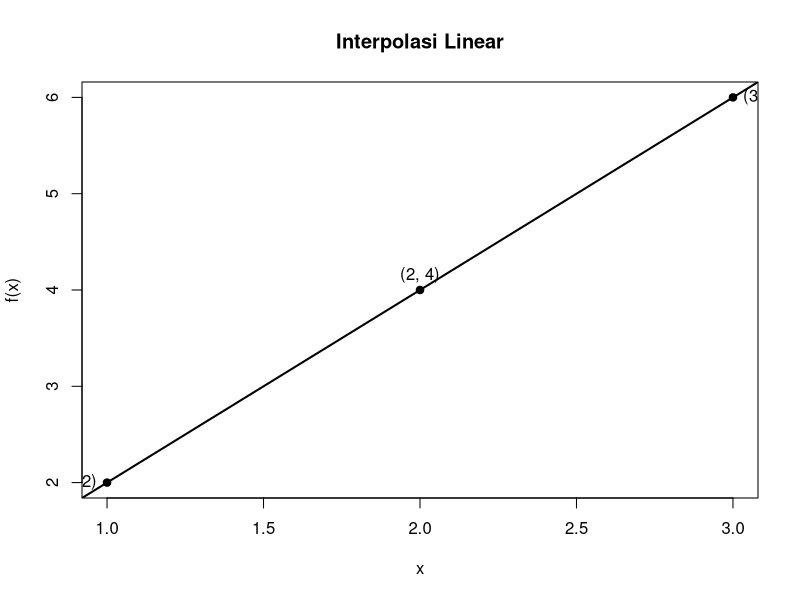

The R source for this figure:
# --- 1. Visualisasi Konsep Dasar Interpolasi Linear ---
x <- c(1, 3)
y <- c(2, 6)

plot(
  x, y,
  pch = 19,
  xlab = "x",
  ylab = "f(x)",
  main = "Interpolasi Linear"
)
abline(lm(y ~ x), lwd = 2)
points(2, 4, pch = 19)
text(1, 2, "(1, 2)", pos = 2)
text(3, 6, "(3, 6)", pos = 4)
text(2, 4, "(2, 4)", pos = 3)

# --- 2. Perhitungan Manual Interpolasi Linear ---
x0 <- 1
x1 <- 3
y0 <- 2
y1 <- 6
x <- 2

y_manual <- y0 + (y1 - y0) / (x1 - x0) * (x - x0)
y_manual

# --- 3. Definisi Fungsi Reusable Interpolasi Linear ---
interpolasi_linear <- function(x0, y0, x1, y1, x) {
  y <- y0 + (y1 - y0) / (x1 - x0) * (x - x0)
  return(y)
}

# Pengujian fungsi
interpolasi_linear(x0 = 1, y0 = 2, x1 = 3, y1 = 6, x = 2)
